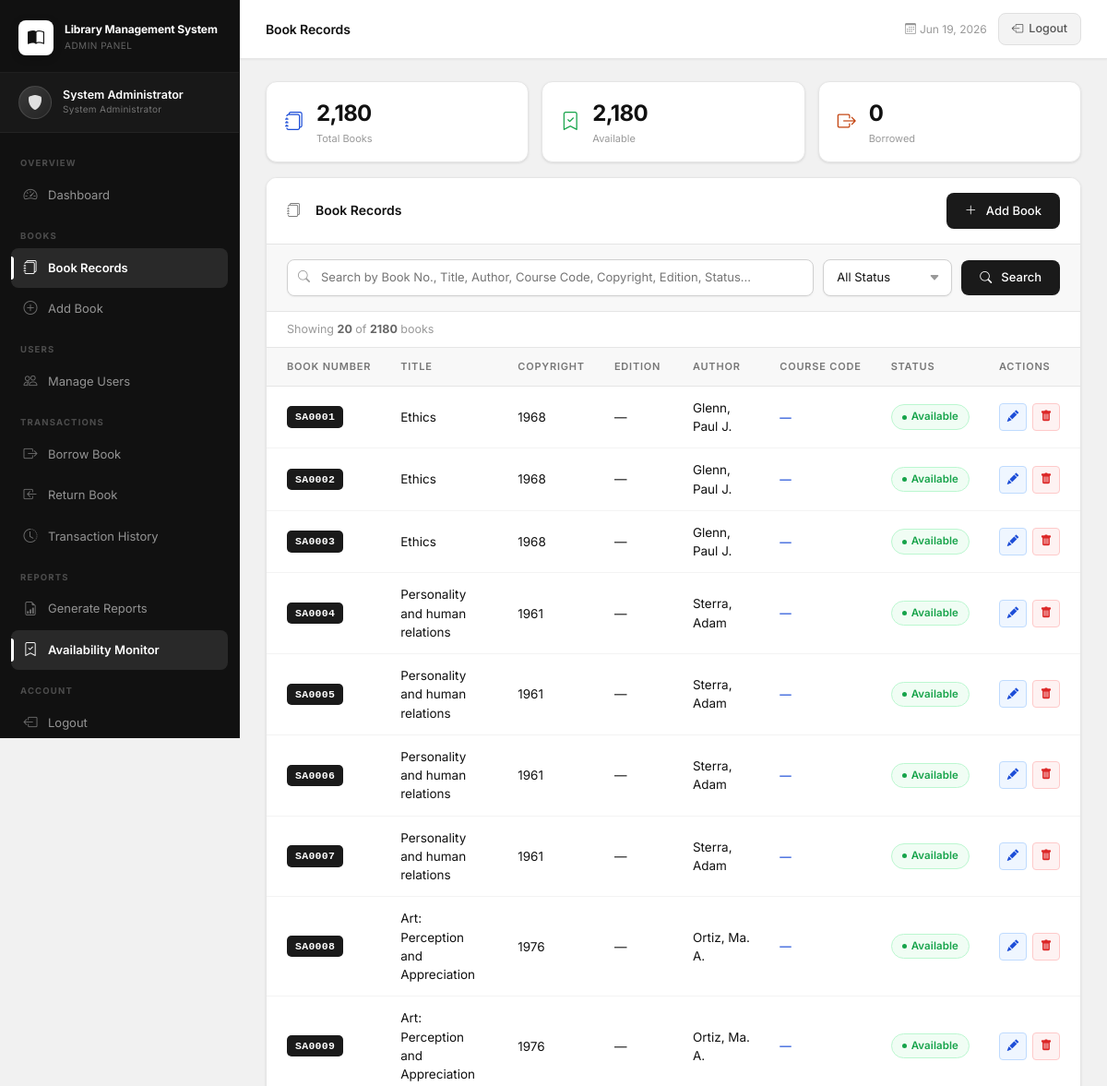
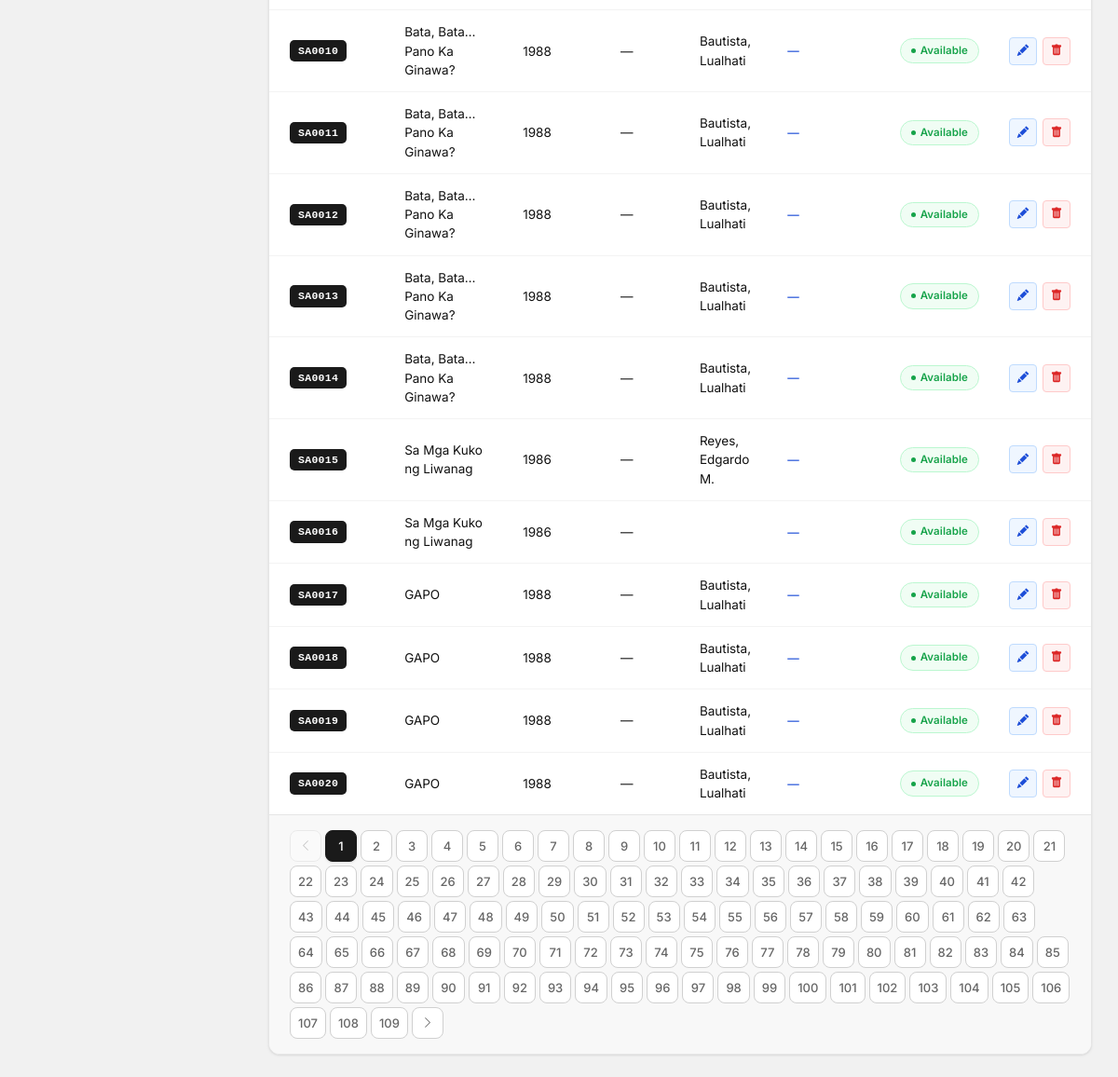
Screenshot of /library_management/books/list.php (signed in) with the database file from the repository (2 pictures, top to bottom).
### tables this page shows
CREATE TABLE IF NOT EXISTS books (
    id             INT AUTO_INCREMENT PRIMARY KEY,
    book_number    VARCHAR(20)  NOT NULL UNIQUE COMMENT 'Accession No. e.g. SA0001',
    title          VARCHAR(500) NOT NULL,
    copyright_year VARCHAR(10)  DEFAULT NULL,
    edition        VARCHAR(50)  DEFAULT NULL,
    author         VARCHAR(255) NOT NULL,
    course_code    VARCHAR(50)  DEFAULT NULL,
    status         ENUM('Available','Borrowed') NOT NULL DEFAULT 'Available',
    created_at     TIMESTAMP DEFAULT CURRENT_TIMESTAMP,
    updated_at     TIMESTAMP DEFAULT CURRENT_TIMESTAMP ON UPDATE CURRENT_TIMESTAMP
);

### library_management/books/list.php (the view, shortened to what this page needs)
<?php
$pdo = getDB();
$pageTitle = 'Book Records';
$search = trim($_GET['search'] ?? '');
$status = $_GET['status'] ?? '';
$page   = max(1, intval($_GET['page'] ?? 1));
$perPage = 20;
$offset  = ($page - 1) * $perPage;
$where  = [];
$params = [];
$whereSQL   = $where ? 'WHERE ' . implode(' AND ', $where) : '';
$countStmt  = $pdo->prepare("SELECT COUNT(*) FROM books b $whereSQL");
$countStmt->execute($params);
$total      = $countStmt->fetchColumn();
$totalPages = max(1, ceil($total / $perPage));
$stmt = $pdo->prepare("SELECT * FROM books b $whereSQL ORDER BY b.book_number ASC LIMIT $perPage OFFSET $offset");
$stmt->execute($params);
$books = $stmt->fetchAll();
$totalBooks     = $pdo->query("SELECT COUNT(*) FROM books")->fetchColumn();
$availableCount = $pdo->query("SELECT COUNT(*) FROM books WHERE status='Available'")->fetchColumn();
$borrowedCount  = $pdo->query("SELECT COUNT(*) FROM books WHERE status='Borrowed'")->fetchColumn();
require_once __DIR__ . '/../includes/header.php';
?>
<div class="mini-stats-row">
    <div class="mini-stat">
        <i class="bi bi-journals"></i>
        <div>
            <div class="ms-num"><?= number_format($totalBooks) ?></div>
            <div class="ms-lbl">Total Books</div>
        </div>
    </div>
    <div class="mini-stat ms-green">
        <i class="bi bi-bookmark-check"></i>
        <div>
            <div class="ms-num"><?= number_format($availableCount) ?></div>
            <div class="ms-lbl">Available</div>
        </div>
    </div>
    <div class="mini-stat ms-orange">
        <i class="bi bi-box-arrow-right"></i>
        <div>
            <div class="ms-num"><?= number_format($borrowedCount) ?></div>
            <div class="ms-lbl">Borrowed</div>
        </div>
    </div>
</div>
<div class="section-card mt-3">
    <div class="section-header">
        <h3><i class="bi bi-journals me-2"></i>Book Records</h3>
        <a href="<?= BASE_URL ?>/books/add.php" class="btn-primary-custom">
            <i class="bi bi-plus-lg me-1"></i>Add Book
        </a>
    </div>
    <form method="GET" class="filter-bar">
        <div class="filter-row">
            <div class="search-wrap">
                <input type="text" name="search" class="filter-input search-input"
                       placeholder="Search by Book No., Title, Author, Course Code, Copyright, Edition, Status..."
                       value="<?= htmlspecialchars($search) ?>">
            </div>
            <select name="status" class="filter-input filter-select">
                <option value="">All Status</option>
            </select>
            <button type="submit" class="btn-filter"><i class="bi bi-search me-1"></i>Search</button>
        </div>
    </form>
    <div class="table-info">
        <?php if ($search || $status): ?>
            Search results for
            <?php if ($search): ?><strong>"<?= htmlspecialchars($search) ?>"</strong><?php endif; ?>
            <?php if ($status): ?><strong>[<?= htmlspecialchars($status) ?>]</strong><?php endif; ?>
            — found <strong><?= $total ?></strong> record(s)
        <?php else: ?>
            Showing <strong><?= count($books) ?></strong> of <strong><?= $total ?></strong> books
        <?php endif; ?>
    </div>
    <div class="table-responsive">
        <table class="data-table books-table">
            <thead>
                <tr>
                    <th>Book Number</th>
                    <th>Title</th>
                    <th>Copyright</th>
                    <th>Edition</th>
                    <th>Author</th>
                    <th>Course Code</th>
                    <th>Status</th>
                    <th>Actions</th>
                </tr>
            </thead>
            <tbody>
                <?php if (empty($books)): ?>
                <tr><td colspan="8" class="text-center text-muted py-5">No book records found.</td></tr>
                <?php else: foreach ($books as $b): ?>
                <tr>
                    <td><span class="book-num"><?= htmlspecialchars($b['book_number']) ?></span></td>
                    <td><?= htmlspecialchars($b['title']) ?></td>
                    <td><?= htmlspecialchars($b['copyright_year'] ?: '—') ?></td>
                    <td><?= htmlspecialchars($b['edition'] ?: '—') ?></td>
                    <td><?= htmlspecialchars($b['author']) ?></td>
                    <td><span class="course-code"><?= htmlspecialchars($b['course_code'] ?: '—') ?></span></td>
                    <td>
                        <?php if ($b['status'] === 'Available'): ?>
                        <span class="badge-status badge-available">Available</span>
                        <?php else: ?>
                        <span class="badge-status badge-borrowed">Borrowed</span>
                        <?php endif; ?>
                    </td>
                    <td>
                        <div class="action-btns">
                            <a href="<?= BASE_URL ?>/books/edit.php?id=<?= $b['id'] ?>" class="btn-action btn-edit" title="Edit">
                                <i class="bi bi-pencil-fill"></i>
                            </a>
                            <a href="<?= BASE_URL ?>/books/delete.php?id=<?= $b['id'] ?>"
                               class="btn-action btn-delete" title="Delete"
                               onclick="return confirm('Delete this book record? This cannot be undone.')">
                                <i class="bi bi-trash-fill"></i>
                            </a>
                        </div>
                    </td>
                </tr>
                <?php endforeach; endif; ?>
            </tbody>
        </table>
    </div>
    <?php if ($totalPages > 1): ?>
    <nav class="pagination-wrap">
        <ul class="custom-pagination">
            <li class="<?= $page <= 1 ? 'disabled' : '' ?>">
                <a href="?page=<?= $page-1 ?>&search=<?= urlencode($search) ?>&status=<?= $status ?>"><i class="bi bi-chevron-left"></i></a>
            </li>
            <?php for ($i = 1; $i <= $totalPages; $i++): ?>
            <li class="<?= $i === $page ? 'active' : '' ?>">
                <a href="?page=<?= $i ?>&search=<?= urlencode($search) ?>&status=<?= $status ?>"><?= $i ?></a>
            </li>
            <?php endfor; ?>
            <li class="<?= $page >= $totalPages ? 'disabled' : '' ?>">
                <a href="?page=<?= $page+1 ?>&search=<?= urlencode($search) ?>&status=<?= $status ?>"><i class="bi bi-chevron-right"></i></a>
            </li>
        </ul>
    </nav>
    <?php endif; ?>
</div>
<?php require_once __DIR__ . '/../includes/footer.php'; ?>

### library_management/includes/header.php (shortened to what this page needs)
<?php
$currentPage = basename($_SERVER['PHP_SELF'], '.php');
$currentDir  = basename(dirname($_SERVER['PHP_SELF']));
?>
<!DOCTYPE html>
<html lang="en">
<head>
<link href="https://cdn.jsdelivr.net/npm/bootstrap@5.3.2/dist/css/bootstrap.min.css" rel="stylesheet">
<link href="https://cdn.jsdelivr.net/npm/bootstrap-icons@1.11.3/font/bootstrap-icons.min.css" rel="stylesheet">
<link href="<?= BASE_URL ?>/assets/css/style.css" rel="stylesheet">
</head>
<body>
<div class="wrapper">
<aside class="sidebar" id="sidebar">
    <div class="sidebar-brand">
        <div class="brand-icon"><i class="bi bi-book-half"></i></div>
        <div class="brand-text">
            <span class="brand-title">Library Management System</span>
            <span class="brand-sub">Admin Panel</span>
        </div>
    </div>
    <div class="sidebar-admin">
        <div class="admin-avatar"><i class="bi bi-shield-fill"></i></div>
        <div class="admin-info">
            <span class="admin-name"><?= htmlspecialchars($_SESSION['admin_name'] ?? 'Admin') ?></span>
            <span class="admin-role">System Administrator</span>
        </div>
    </div>
    <nav class="sidebar-nav">
        <div class="nav-label">Overview</div>
        <a href="<?= BASE_URL ?>/dashboard.php" class="nav-item <?= $currentPage==='dashboard'?'active':'' ?>">
            <i class="bi bi-speedometer2"></i><span>Dashboard</span>
        </a>
        <div class="nav-label">Books</div>
        <a href="<?= BASE_URL ?>/books/list.php" class="nav-item <?= ($currentDir==='books' && in_array($currentPage,['list','edit']))?'active':'' ?>">
            <i class="bi bi-journals"></i><span>Book Records</span>
        </a>
        <a href="<?= BASE_URL ?>/books/add.php" class="nav-item <?= ($currentDir==='books' && $currentPage==='add')?'active':'' ?>">
            <i class="bi bi-plus-circle"></i><span>Add Book</span>
        </a>
        <div class="nav-label">Users</div>
        <a href="<?= BASE_URL ?>/users/list.php" class="nav-item <?= ($currentDir==='users' && in_array($currentPage,['list','edit']))?'active':'' ?>">
            <i class="bi bi-people"></i><span>Manage Users</span>
        </a>
        <div class="nav-label">Transactions</div>
        <a href="<?= BASE_URL ?>/transactions/borrow.php" class="nav-item <?= $currentPage==='borrow'?'active':'' ?>">
            <i class="bi bi-box-arrow-right"></i><span>Borrow Book</span>
        </a>
        <a href="<?= BASE_URL ?>/transactions/return.php" class="nav-item <?= $currentPage==='return'?'active':'' ?>">
            <i class="bi bi-box-arrow-in-left"></i><span>Return Book</span>
        </a>
        <a href="<?= BASE_URL ?>/transactions/history.php" class="nav-item <?= $currentPage==='history'?'active':'' ?>">
            <i class="bi bi-clock-history"></i><span>Transaction History</span>
        </a>
        <div class="nav-label">Reports</div>
        <a href="<?= BASE_URL ?>/reports/index.php" class="nav-item <?= $currentDir==='reports'?'active':'' ?>">
            <i class="bi bi-file-earmark-bar-graph"></i><span>Generate Reports</span>
        </a>
        <a href="<?= BASE_URL ?>/books/list.php?status=Available" class="nav-item">
            <i class="bi bi-bookmark-check"></i><span>Availability Monitor</span>
        </a>
        <div class="nav-label">Account</div>
        <a href="<?= BASE_URL ?>/logout.php" class="nav-item logout-item">
            <i class="bi bi-box-arrow-left"></i><span>Logout</span>
        </a>
    </nav>
</aside>
<div class="main-content">
    <header class="topbar">
        <div class="topbar-title"><?= htmlspecialchars($pageTitle ?? 'Dashboard') ?></div>
        <div class="topbar-right">
            <span class="topbar-date"><i class="bi bi-calendar3 me-1"></i><?= date('M j, Y') ?></span>
            <a href="<?= BASE_URL ?>/logout.php"
               style="display:inline-flex;align-items:center;gap:6px;padding:7px 14px;background:#f3f3f3;border:1px solid #e0e0e0;border-radius:8px;color:#555;text-decoration:none;font-size:12.5px;font-weight:500;transition:all .2s;"
               onmouseover="this.style.background='#111';this.style.color='#fff';this.style.borderColor='#111';"
               onmouseout="this.style.background='#f3f3f3';this.style.color='#555';this.style.borderColor='#e0e0e0';">
                <i class="bi bi-box-arrow-left"></i>Logout
            </a>
        </div>
    </header>
    <div class="page-content">

### library_management/includes/footer.php (shortened to what this page needs)
    </div>
</div>
</div>
</body>
</html>

### rows the page displays
books: book_number "SA0001", title "Ethics", copyright_year "1968", edition "—", author "Glenn, Paul J.", course_code "—", status "Available"
books: book_number "SA0002", title "Ethics", copyright_year "1968", edition "—", author "Glenn, Paul J.", course_code "—", status "Available"
books: book_number "SA0003", title "Ethics", copyright_year "1968", edition "—", author "Glenn, Paul J.", course_code "—", status "Available"
books: book_number "SA0004", title "Personality and human relations", copyright_year "1961", edition "—", author "Sterra, Adam", course_code "—", status "Available"
books: book_number "SA0005", title "Personality and human relations", copyright_year "1961", edition "—", author "Sterra, Adam", course_code "—", status "Available"
books: book_number "SA0006", title "Personality and human relations", copyright_year "1961", edition "—", author "Sterra, Adam", course_code "—", status "Available"
books: book_number "SA0007", title "Personality and human relations", copyright_year "1961", edition "—", author "Sterra, Adam", course_code "—", status "Available"
books: book_number "SA0008", title "Art: Perception and Appreciation", copyright_year "1976", edition "—", author "Ortiz, Ma. A.", course_code "—", status "Available"
books: book_number "SA0009", title "Art: Perception and Appreciation", copyright_year "1976", edition "—", author "Ortiz, Ma. A.", course_code "—", status "Available"
books: book_number "SA0010", title "Bata, Bata… Pano Ka Ginawa?", copyright_year "1988", edition "—", author "Bautista, Lualhati", course_code "—", status "Available"
books: book_number "SA0011", title "Bata, Bata… Pano Ka Ginawa?", copyright_year "1988", edition "—", author "Bautista, Lualhati", course_code "—", status "Available"
books: book_number "SA0012", title "Bata, Bata… Pano Ka Ginawa?", copyright_year "1988", edition "—", author "Bautista, Lualhati", course_code "—", status "Available"
books: book_number "SA0013", title "Bata, Bata… Pano Ka Ginawa?", copyright_year "1988", edition "—", author "Bautista, Lualhati", course_code "—", status "Available"
books: book_number "SA0014", title "Bata, Bata… Pano Ka Ginawa?", copyright_year "1988", edition "—", author "Bautista, Lualhati", course_code "—", status "Available"
books: book_number "SA0015", title "Sa Mga Kuko ng Liwanag", copyright_year "1986", edition "—", author "Reyes, Edgardo M.", course_code "—", status "Available"
books: book_number "SA0016", title "Sa Mga Kuko ng Liwanag", copyright_year "1986", edition "—", course_code "—", status "Available"
books: book_number "SA0017", title "GAPO", copyright_year "1988", edition "—", author "Bautista, Lualhati", course_code "—", status "Available"
books: book_number "SA0018", title "GAPO", copyright_year "1988", edition "—", author "Bautista, Lualhati", course_code "—", status "Available"
books: book_number "SA0019", title "GAPO", copyright_year "1988", edition "—", author "Bautista, Lualhati", course_code "—", status "Available"
books: book_number "SA0020", title "GAPO", copyright_year "1988", edition "—", author "Bautista, Lualhati", course_code "—", status "Available"

### other values shown
$_SESSION['admin_name'] "System Administrator"
$pageTitle "Book Records"
$totalBooks "2,180"
$availableCount "2,180"
$borrowedCount "0"
count($books) "20"
$total "2180"
